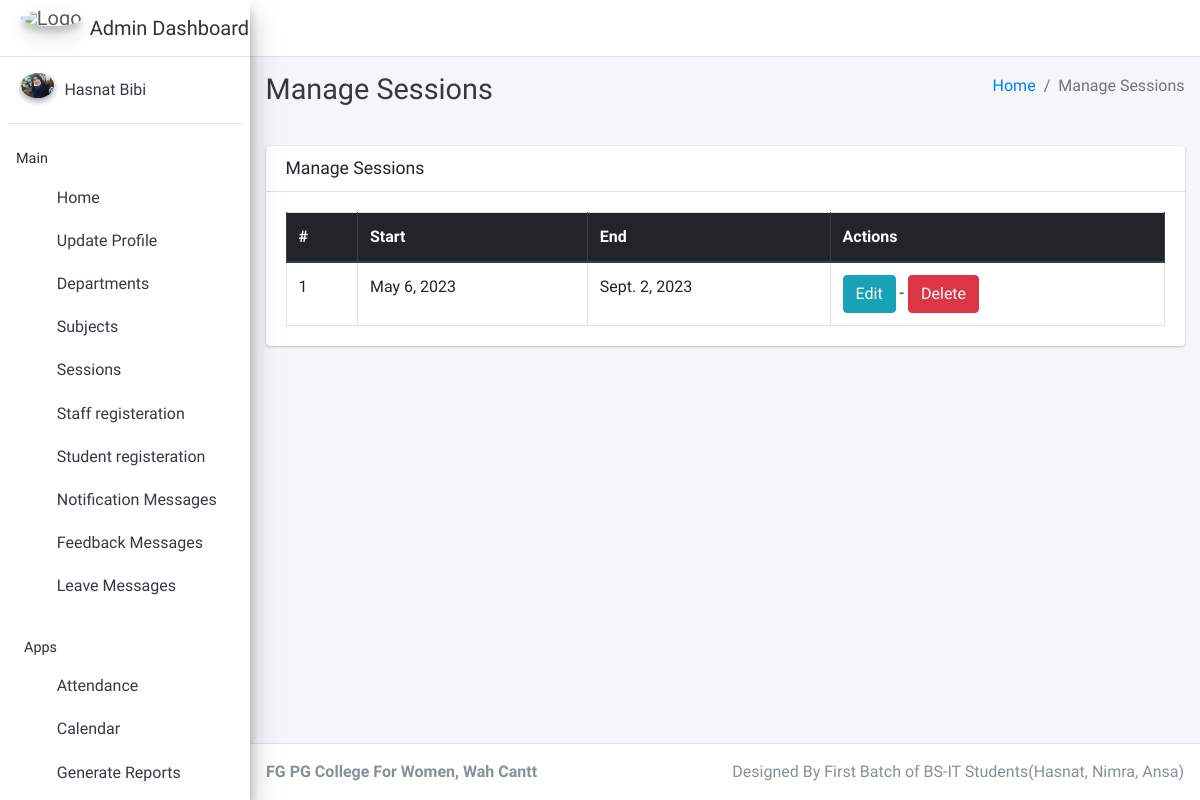
Page /session/manage/ (signed in) on the committed database.
### main_app/models.py (models this page shows, shortened)
class CustomUser(AbstractUser):
    USER_TYPE = ((1, "HOD"), (2, "Staff"), (3, "Student"))
    GENDER = [("M", "Male"), ("F", "Female")]
    username = None  # Removed username, using email instead
    email = models.EmailField(unique=True)
    user_type = models.CharField(default=1, choices=USER_TYPE, max_length=1)
    gender = models.CharField(max_length=1, choices=GENDER)
    profile_pic = models.ImageField()
    address = models.TextField()
    fcm_token = models.TextField(default="")  # For firebase notifications
    created_at = models.DateTimeField(auto_now_add=True)
    updated_at = models.DateTimeField(auto_now=True)
    USERNAME_FIELD = "email"
    REQUIRED_FIELDS = []
    objects = CustomUserManager()
    def __str__(self):
        return self.first_name +"  " +self.last_name

class Session(models.Model):
    start_year = models.DateField()
    end_year = models.DateField()

### main_app/hod_views.py (the view)
# urls.py: path("session/manage/", hod_views.manage_session, name='manage_session'),
def manage_session(request):
    sessions = Session.objects.all()
    context = {'sessions': sessions, 'page_title': 'Manage Sessions'}
    return render(request, "hod_template/manage_session.html", context)

### main_app/templates/hod_template/manage_session.html
{% extends 'main_app/base.html' %}
{% load static %}
{% block page_title %}{{page_title}}{% endblock page_title %}
{% block content %}
<section class="content">
    <div class="container-fluid">
        <div class="row">
            <div class="col-md-12">
                <div class="card">
                    <div class="card-header">
                        <h3 class="card-title">{{page_title}}</h3>
                    </div>
                    <div class="card-body">
                        <table id="example2" class="table table-bordered table-hover">
                            <thead class="thead-dark">
                                <tr>
                                    <th>#</th>
                                    <th>Start</th>
                                    <th>End</th>
                                    <th>Actions</th>
                                </tr>
                            </thead>
                            <tbody>
                                {% for session in sessions %}
                                <tr>
                                    <td>{{ forloop.counter }}</td>
                                    <td>{{session.start_year}}</td>
                                    <td>{{session.end_year}}</td>
                                    <td><a href="{% url 'edit_session' session.id %}" class="btn btn-info">Edit</a> - <a href="{% url 'delete_session' session.id %}" onclick="return confirm('Are you sure you want to delete this ?')" class="btn btn-danger">Delete</a> </td>
                                </tr>
                                {% endfor %}
                            </tbody>
                        </table>
                    </div>
                </div>
            </div>
        </div>
    </div>
</section>
{% endblock content %}

### main_app/templates/main_app/sidebar_template.html (shortened to what this page needs)
{% load static %}
<aside class="main-sidebar sidebar-light-primary elevation-4">
    {% if request.user.user_type == '1' %}
    <a href="{% url 'admin_home' %}" class="brand-link">
        <img src="{% static 'dist/img/logo.jpg' %} " alt="Logo"
            class="brand-image img-circle elevation-3" style="opacity: .8" >
        <span class="brand-text font-weight-dark">Admin Dashboard</span>
    </a>
    <div class="sidebar">
        <div class="user-panel mt-3 pb-3 mb-3 d-flex">
            <div class="image">
                <img src="{{ request.user.profile_pic}}" class="img-circle elevation-2" alt="User Image">
            </div>
            <div class="info">
                <a href="#" class="d-block">{{user}}</a>
            </div>
        </div>
        <nav class="mt-2">
            <ul class="nav nav-pills nav-sidebar flex-column" data-widget="treeview" role="menu" data-accordion="false">
                <li class="nav-header">Main</li>
                <li class="nav-item">
                    {% url 'admin_home' as admin_home %}
                    <a href="{{admin_home}}" class="nav-link {% if admin_home == request.path %} active {% endif %}">
                        <i class="nav-icon fas fa-home"></i>
                        <p>
                            Home
                        </p>
                    </a>
                </li>
                <li class="nav-item">
                    {% url 'admin_view_profile' as admin_view_profile %}
                    <a href="{{admin_view_profile}}"
                        class="nav-link {% if admin_view_profile == request.path %} active {% endif %}">
                        <i class="nav-icon fas fa-address-card"></i>
                        <p>
                            Update Profile
                        </p>
                    </a>
                </li>
                <li class="nav-item has-treeview">
                    <a href="#" class="nav-link">
                        <i class="nav-icon fas fa-bookmark"></i>
                        <p>
                            Departments
                            <i class="fas fa-angle-right right"></i>
                        </p>
                    </a>
                </li>
                <li class="nav-item has-treeview">
                    <a href="#" class="nav-link">
                        <i class="nav-icon fas fa-book"></i>
                        <p>
                            Subjects
                            <i class="fas fa-angle-right right"></i>
                        </p>
                    </a>
                </li>
                <li class="nav-item has-treeview">
                    <a href="#" class="nav-link">
                        <i class="nav-icon fas fa-clock"></i>
                        <p>
                            Sessions
                            <i class="fas fa-angle-right right"></i>
                        </p>
                    </a>
                </li>
                <li class="nav-item has-treeview">
                    <a href="#" class="nav-link">
                        <i class="nav-icon fas fa-user-plus"></i>
                        <p>
                            Staff registeration
                            <i class="fas fa-angle-right right"></i>
                        </p>
                    </a>
                </li>
                <li class="nav-item has-treeview">
                    <a href="#" class="nav-link">
                        <i class="nav-icon fas fa-user-plus"></i>
                        <p>
                            Student registeration
                            <i class="fas fa-angle-right right"></i>
                        </p>
                    </a>
                </li>
                <li class="nav-item has-treeview">
                    <a href="#" class="nav-link">
                        <i class="nav-icon fas fa-bullhorn"></i>
                        <p>
                            Notification Messages
                            <i class="fas fa-angle-right right"></i>
                        </p>
                    </a>
                </li>
                <li class="nav-item has-treeview">
                    <a href="#" class="nav-link">
                        <i class="nav-icon fas fa-comment"></i>
                        <p>
                            Feedback Messages
                            <i class="fas fa-angle-right right"></i>
                        </p>
                    </a>
                </li>
                <li class="nav-item has-treeview">
                    <a href="#" class="nav-link">
                        <i class="nav-icon fas fa-check-double"></i>
                        <p>
                            Leave Messages
                            <i class="fas fa-angle-right right"></i>
                        </p>
                    </a>
                </li>
                <li class="nav-header">Apps</li>
                <li class="nav-item">
                    {% url 'admin_view_attendance' as admin_view_attendance %}
                    <a href="{{admin_view_attendance}}"
                        class="nav-link  {% if admin_view_attendance == request.path %} active {% endif %}">
                        <i class="nav-icon fas fa-calendar-alt"></i>
                        <p>
                            Attendance
                        </p>
                    </a>
                </li>
                <li class="nav-item">
                    {% url 'hod_calendar' as hod_calendar %}
                    <a href="{{hod_calendar}}"
                        class="nav-link {% if hod_calendar == request.path %} active {% endif %}">
                        <i class="nav-icon fas fa-calendar"></i>
                        <p>
                            Calendar
                        </p>
                    </a>
                </li>
                <li class="nav-item">
                    {% url 'hod_reports' as hod_reports %}
                    <a href="{{hod_reports}}"
                        class="nav-link {% if hod_reports == request.path %} active {% endif %}">
                        <i class="nav-icon fas fa-book"></i>
                        <p>
                            Generate Reports
                        </p>
                    </a>
                </li>
                                        {% endif %}
                                    </ul>
                                </nav>
                            </div>
</aside>

### rows in the picture
CustomUser: user.profile_pic (picture), first_name+last_name "Hasnat Bibi"
Session: start_year "May 6, 2023", end_year "Sept. 2, 2023"

### other values in the picture
{{ page_title }} "Manage Sessions"
